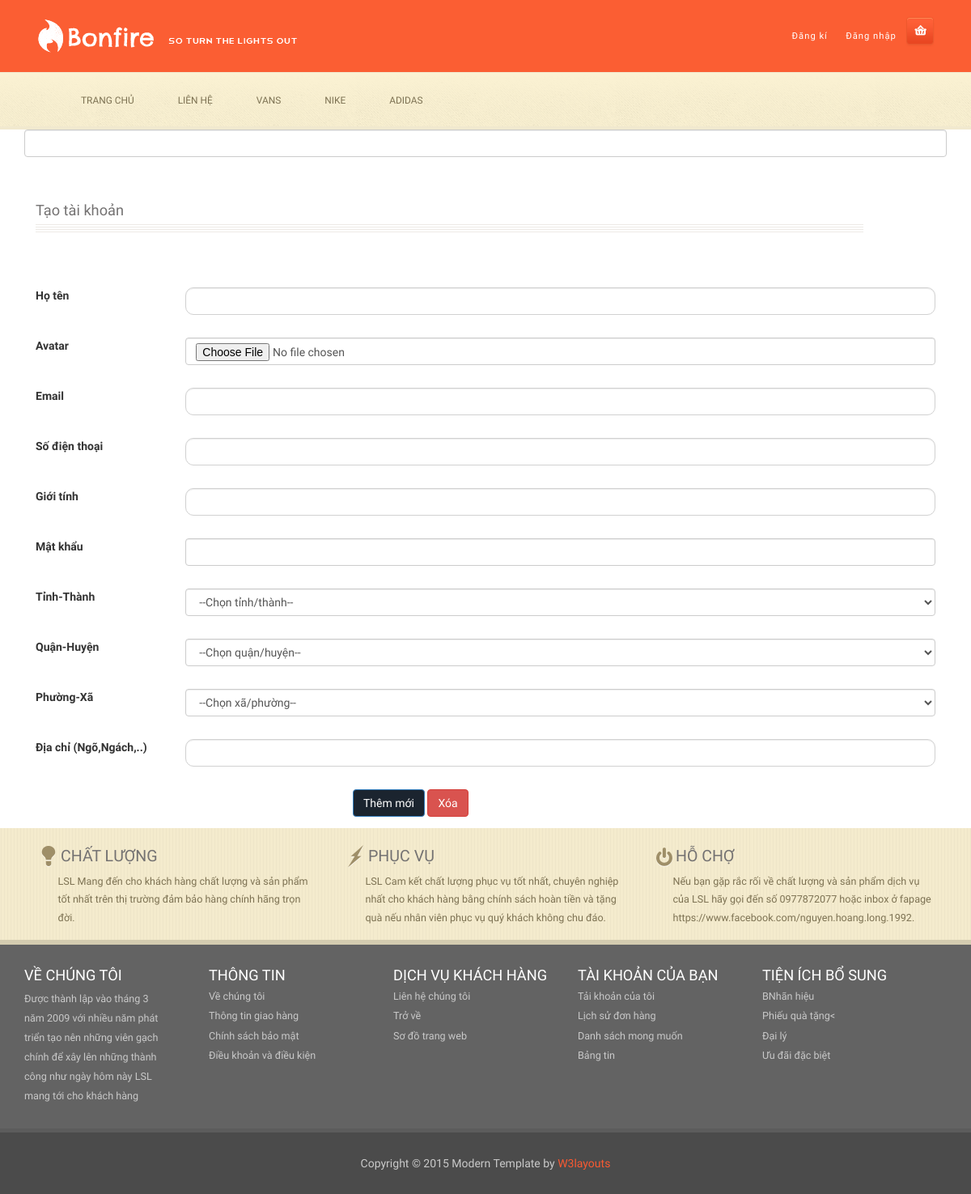
Screenshot of /index.php?controller=nguoi-dung&view=dang-ki with the database file from the repository.
### tables this page shows
CREATE TABLE IF NOT EXISTS `categorys` (
  `categoryid` int(11) NOT NULL AUTO_INCREMENT,
  `categoryname` varchar(255) NOT NULL,
  `categorystatus` int(1) DEFAULT '1',
  PRIMARY KEY (`categoryid`),
  UNIQUE KEY `categoryid` (`categoryid`)
);

### modules/nguoi-dung/dang-ki.php (the view, shortened to what this page needs)
<div class="container">
    <div class="account">
        <h2 class="account-in">Tạo tài khoản</h2>
        <form method="POST" enctype="multipart/form-data" style="border-radius: 0px;" class="form-horizontal group-border-dashed">
        <div>
            <div class="col-sm-2">
                <label>Họ tên</label>
            </div>
            <div class="col-sm-10">
                <input style="width: 100%;" type="text" class="form-control" name="productname"/>
            </div>
        </div>
        <div>
            <div class="col-sm-2">
                <label>Avatar</label>
            </div>
            <div class="col-sm-10">
                <input style="width: 100%;" type="file" name="productimage" class="form-control">
            </div>
        </div>
        <div>
            <div class="col-sm-2">
                <label>Email</label>
            </div>
            <div class="col-sm-10">
                <input style="width: 100%;" name="productprice" class="form-control" type="text"/>
            </div>
        </div>
        <div>
            <div class="col-sm-2">
                <label>Số điện thoại</label>
            </div>
            <div class="col-sm-10">
                <input style="width: 100%;" name="productprice" class="form-control" type="text"/>
            </div>
        </div>
        <div>
            <div class="col-sm-2">
                <label>Giới tính</label>
            </div>
            <div class="col-sm-10">
                <input style="width: 100%;" name="productprice" class="form-control" type="text"/>
            </div>
        </div>
        <div>
            <div class="col-sm-2">
                <label>Mật khẩu</label>
            </div>
            <div class="col-sm-10">
                <input style="width: 100%;" name="productsale" class="form-control" type="number"/>
            </div>
        </div>
        <div>
            <div class="col-sm-2">
                <label>Tỉnh-Thành</label>
            </div>
            <div class="col-sm-10">
                <select name="catid" id="provinces" class="form-control">
                    <option value="">--Chọn tỉnh/thành--</option>
                </select>
            </div>
        </div>
        <div>
            <div class="col-sm-2">
                <label>Quận-Huyện</label>
            </div>
            <div class="col-sm-10">
                <select name="catid" id="districts" class="form-control">
                    <option value="">--Chọn quận/huyện--</option>
                </select>
            </div>
        </div>
        <div>
            <div class="col-sm-2">
                <label>Phường-Xã</label>
            </div>
            <div class="col-sm-10">
                <select name="catid" id="wards" class="form-control">
                    <option value="">--Chọn xã/phường--</option>
                </select>
            </div>
        </div>
        <div>
            <div class="col-sm-2">
                <label>Địa chỉ (Ngõ,Ngách,..)</label>
            </div>
            <div class="col-sm-10">
                <input style="width: 100%;" name="producttotal" class="form-control" type="text"/>
            </div>
        </div>
        <div>
            <div class="col-sm-10 text-center">
                <button type="submit" name="addproduct" class="btn btn-primary">Thêm mới</button>
                <button type="reset" class="btn btn-danger">Xóa</button>
            </div>
        </div>
        </form>
    </div>
</div>

### index.php (shortened to what this page needs)
<?php
include 'common/connect_db.php';
?>
<!DOCTYPE html>
<html>
<head>
<link href="public/css/bootstrap.css" rel="stylesheet" type="text/css" media="all" />
<link href="public/css/style.css" rel="stylesheet" type="text/css" media="all" />
<link rel="stylesheet" href="public/css/etalage.css">
</head>
<body>
    <div class="header">
        <div class="header-top">
            <div class="container">
            <div class="header-top-in">
                <div class="logo">
                    <a href="public/index.html"><img src="public/images/logo.png" alt=" " ></a>
                </div>
                <div class="header-in">
                    <ul class="icon1 sub-icon1">
                            <li><a href="index.php?controller=nguoi-dung&view=dang-ki">Đăng kí</a></li>
                            <li><a href="index.php?controller=nguoi-dung&view=dang-nhap">Đăng nhập</a></li>
                            <li><div class="cart">
                                    <a href="index.php?controller=san-pham&view=gio-hang" class="cart-in"> </a>
                                </div>
                            </li>
                        </ul>
                </div>
                <div class="clearfix"> </div>
            </div>
            </div>
        </div>
        <div class="header-bottom">
        <div class="container">
            <div class="h_menu4">
            <div class="container">
            <div class="h_menu4">
                <ul class="nav">
                    <li><a href="index.php?controller=main">TRANG CHỦ</a></li>
                    <li><a href="index.php?controller=lien-he">LIÊN HỆ</a></li>
                    <?php
                        $stmt = $conn->prepare("SELECT * FROM Categorys");
                        $stmt->execute();
                        $categorys =  $stmt->fetchAll(PDO::FETCH_OBJ);
                    ?>
                    <?php foreach ($categorys as $category) {?>
                    <li><a href="index.php?controller=danh-muc&view=index&ma_dm=<?php echo $category->categoryid; ?>"><?php echo $category->categoryname; ?></a></li>
                    <?php } ?>
                </ul>
            </div>
        </div>
        </div>
    </div>
    <div class="container">
        <form action="index_submit" method="get" accept-charset="utf-8">
        <input class="form-control" type="text" name="" value="">
        </form>
    </div>
    <?php
        $controller = isset($_GET['controller']) ? $_GET['controller'] : 'main';
        $view = isset($_GET['view']) ? $_GET['view'] : 'index';
        include 'modules/'.$controller.'/'.$view.'.php';
        ?>
        <div class="footer">
            <div class="footer-top">
                <div class="container">
                    <div class="col-md-4 footer-in">
                        <h4><i> </i>CHẤT LƯỢNG</h4>
                        <p>LSL Mang đến cho khách hàng chất lượng và sản phẩm tốt nhất trên thị trường đảm bảo hàng chính hãng trọn đời.</p>
                    </div>
                    <div class="col-md-4 footer-in">
                        <h4><i class="cross"> </i>PHỤC VỤ</h4>
                        <p>LSL Cam kết chất lượng phục vụ tốt nhất, chuyên nghiệp nhất cho khách hàng bằng chính sách hoàn tiền và tặng quà nếu nhân viên phục vụ quý khách không chu đáo.</p>
                    </div>
                    <div class="col-md-4 footer-in">
                        <h4><i class="down"> </i>HỖ CHỢ</h4>
                        <p>Nếu bạn gặp rắc rối về chất lượng và sản phẩm dịch vụ của LSL hãy gọi đến số 0977872077 hoặc inbox ở fapage https://www.facebook.com/nguyen.hoang.long.1992.</p>
                    </div>
                    <div class="clearfix"></div>
                </div>
            </div>
            <div class="footer-middle">
                <div class="container">
                    <div class="footer-middle-in">
                        <h6>VỀ CHÚNG TÔI</h6>
                        <p>Được thành lập vào tháng 3 năm 2009 với nhiều năm phát triển tạo nên những viên gạch chính để xây lên những thành công như ngày hôm này LSL mang tới cho khách hàng</p>
                    </div>
                    <div class="footer-middle-in">
                        <h6>THÔNG TIN</h6>
                        <ul>
                            <li><a href="public/#">Về chúng tôi</a></li>
                            <li><a href="public/#">Thông tin giao hàng</a></li>
                            <li><a href="public/#">Chính sách bảo mật</a></li>
                            <li><a href="public/#">Điều khoản và điều kiện</a></li>
                        </ul>
                    </div>
                    <div class="footer-middle-in">
                        <h6>DỊCH VỤ KHÁCH HÀNG</h6>
                        <ul>
                            <li><a href="public/contact.html">Liên hệ chúng tôi</a></li>
                            <li><a href="public/#">Trở về</a></li>
                            <li><a href="public/#">Sơ đồ trang web</a></li>
                        </ul>
                    </div>
                    <div class="footer-middle-in">
                        <h6>TÀI KHOẢN CỦA BẠN</h6>
                        <ul>
                            <li><a href="public/account.html">Tải khoản của tôi</a></li>
                            <li><a href="public/#">Lịch sử đơn hàng</a></li>
                            <li><a href="public/wishlist.html">Danh sách mong muốn</a></li>
                            <li><a href="public/#">Bảng tin</a></li>
                        </ul>
                    </div>
                    <div class="footer-middle-in">
                        <h6>TIỆN ÍCH BỔ SUNG</h6>
                        <ul>
                            <li><a href="public/#">BNhãn hiệu</a></li>
                            <li><a href="public/#">Phiếu quà tặng<</a></li>
                            <li><a href="public/#">Đại lý</a></li>
                            <li><a href="public/#">Ưu đãi đặc biệt</a></li>
                        </ul>
                    </div>
                    <div class="clearfix"></div>
                </div>
            </div>
            <p class="footer-class">Copyright © 2015 Modern Template by  <a href="public/http://w3layouts.com/" target="_blank">W3layouts</a> </p>
        </div>
</body>
</html>

### public/css/style.css (style rules this page uses)
body { background: #fff ; font-family: 'Exo', sans-serif; }
body a { transition: 0.5s all; -webkit-transition: 0.5s all; -o-transition: 0.5s all; -moz-transition: 0.5s all; -ms-transition: 0.5s all; }
ul { padding: 0; margin: 0; }
h1,h2,h3,h4,h5,h6,label,p { margin:0; }
.header-top { background:#fb5e33; }
.header-top-in { padding: 1.5em 1em; }
.logo { float:left; }
.header-in { float:right; }
.header-in ul li { display:inline-block; }
.header-in ul li a { display:block; text-decoration:none; color:#fff; font-size:0.8em; letter-spacing: 1px; padding:1.4em 1em; }
.cart { vertical-align: middle; display: inline-block; position:relative; }
a.cart-in { width: 37px; height: 37px; background: url(../images/img-sprite.png)no-repeat -7px -57px ; display:block; text-decoration:none; }
.h_menu4 { padding: 0 1em; }
.header-bottom { width: 100%; height: 71px; background: url(../images/back1.png) bottom ; display:block; }
.icon1:before,.icon1:after { content: ""; display: table; }
.icon1:after { clear: both; }
ul.icon1 { float:right; zoom: 1; list-style: none; padding: 0; margin-left:0; }
.icon1 li { float: left; position: relative; }
.icon1 li:last-child { border-right:none; }
.nav { list-style: none; *zoom: 1; }
.nav:before, .nav:after { content: " "; display: table; }
.nav:after { clear: both; }
.nav li a { display: block; padding:0; color: #7d7253; font-size: 0.85em; text-transform: uppercase; -webkit-transition: all 0.3s ease-out; -moz-transition: all 0.3s ease-out; -ms-transition: all 0.3s ease-out; -o-transition: all 0.3s ease-out; transition: all 0.3s ease-out; text-decoration: none; }
.nav li { position: relative; }
.nav > li { float:left; padding:1.93em; }
h2.account-in { color:#747272; font-size:1.3em; padding:0 0em 2em; }
h2.account-in:after { content: ""; background: url(../images/line.png)0px 0px; width: 92%; height: 10px; display: inline-block; vertical-align: middle; }
.account div { padding:1em 0; }
.account input[type="text"],.account textarea,.account input[type="password"] { padding:0.7em; width:60%; background:none; border: 1px solid #D1D1D1; border-radius:10px; -webkit-border-radius: 10px; -o-border-radius: 10px; -moz-border-radius: 10px; -ms-border-radius: 10px; outline:none; color:#464646; font-size:1em; }
.account { padding: 4em 1em; }
.footer-top { width: 100%; height: 144px; background: url(../images/back3.png)0px 0px ; display:block; padding:1.5em 0; border-bottom:6px solid #d4ccb0; }
.footer-in h4 { color:#747272; font-size:1.4em; }
.footer-in h4 i { width: 30px; height: 30px; background: url(../images/img-sprite.png)no-repeat -235px -11px ; display: inline-block; vertical-align: middle; }
.footer-in h4 i.cross { background-position:-275px -11px ; }
.footer-in h4 i.down { background-position:-313px -11px ; }
.footer-in p { color:#7d7253; font-size:0.9em; line-height:1.8em; padding: 0.3em 0 0 2.1em; }
.footer-middle { background:#636363; padding:2em 0; border-bottom:5px solid #5c5c5c; }
.footer-middle-in { float: left; width: 20%; }
.footer-middle-in h6 { color:#fff; font-size:1.3em; padding:0 0 0.4em; text-transform:uppercase; }
.footer-middle-in p { color:#c9c9c9; font-size:0.9em; line-height:1.9em; width: 79%; }
.footer-middle-in ul li { list-style:none; }
.footer-middle-in ul li a { color:#c9c9c9; font-size:0.9em; text-decoration:none; padding:0 0 0.5em ; display:block; }
.footer-class { color:#c9c9c9; font-size:1em; text-align:center; background:#4b4b4b; padding:2em 0; }
.footer-class a { color:#f95a32; text-decoration:none; }

### rows the page displays
categorys: categoryname "VANS"
categorys: categoryname "NIKE"
categorys: categoryname "ADIDAS"
